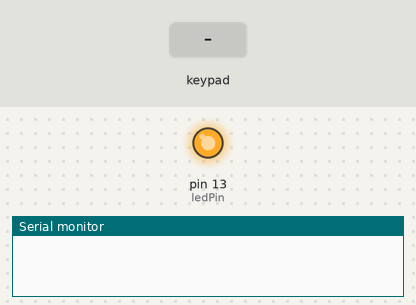
This sketch was run on a simulated Arduino Uno, built with avr-gcc and run on an emulated ATmega328P. Shown: output pins drawn as LEDs (lit = HIGH), the last lines printed to the serial monitor. The inputs (shaded band) are chosen by the test bench.

Above: at 1.8 s.
1.9 s: keypad keys 5 4 3 2 * pressed 1.172 s apart
At 6.9 s:
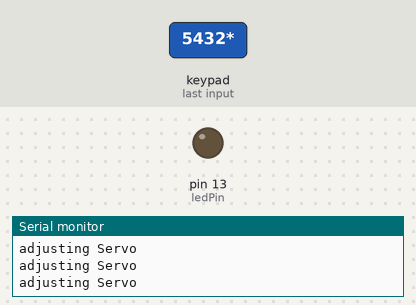
12.9 s: key '*' pressed
At 14.3 s:
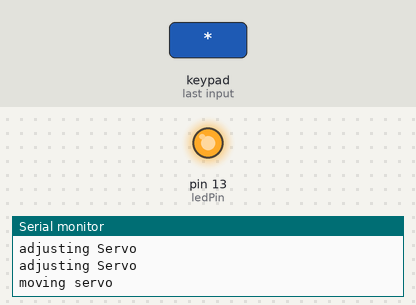
Timing chart, 0 to 15.9 s (numbered marks = the images above; inputs shaded):
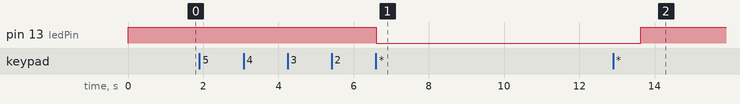

The sketch:

KeypadTestJuly10.ino
```cpp
/* @file EventSerialKeypad.pde
 || @version 1.0
 || @author Alexander Brevig
 || @contact alexanderbrevig@gmail.com
 ||
 || @description
 || | Demonstrates using the KeypadEvent.
 || #
 */
#include <Keypad.h>

const byte ROWS = 4; //four rows
const byte COLS = 3; //three columns
char keys[ROWS][COLS] = {
    {'1','2','3'},
    {'4','5','6'},
    {'7','8','9'},
    {'*','0','#'}
};

byte rowPins[ROWS] = {5, 4, 3, 2}; //connect to the row pinouts of the keypad
byte colPins[COLS] = {8, 7, 6}; //connect to the column pinouts of the keypad

Keypad keypad = Keypad( makeKeymap(keys), rowPins, colPins, ROWS, COLS );
byte ledPin = 13;

boolean blink = false;
boolean ledPin_state;
char IsProd = 'T';
void setup(){
    Serial.begin(9600);
    pinMode(ledPin, OUTPUT);              // Sets the digital pin as output.
    digitalWrite(ledPin, HIGH);           // Turn the LED on.
    ledPin_state = digitalRead(ledPin);   // Store initial LED state. HIGH when LED is on.
    keypad.addEventListener(keypadEvent); // Add an event listener for this keypad
}

void loop(){
 delay(20);

    char key = keypad.getKey();

    if (key) {
       // Serial.println(key);
       // Serial.println("line 45 printed");
    }
    if (blink){
        digitalWrite(ledPin,!digitalRead(ledPin));    // Change the ledPin from Hi2Lo or Lo2Hi.
        delay(100);
    }

    if(IsProd == 'T')
    {
   delay(1000);
key = keypad.getKey();
   delay(1000);
key = keypad.getKey();
   delay(1000);
key = keypad.getKey();
   delay(1000);
key = keypad.getKey();
   delay(1000);
key = keypad.getKey();
       if(key)
      {
        Serial.println("key from prod");
                Serial.println(key);
        }
      //Move the Servo
      Serial.println("moving servo");

    }
    else
    {
      Serial.println("adjusting Servo");
      if(key)
      {
                Serial.println(key);
        }


      }
}

// Taking care of some special events.
void keypadEvent(KeypadEvent key){
  //Serial.println("Keypad Event fired");
    switch (keypad.getState()){
    case PRESSED:
        if (key == '*') {
            digitalWrite(ledPin,!digitalRead(ledPin));
            ledPin_state = digitalRead(ledPin);        // Remember LED state, lit or unlit.
            IsProd = 'T';
        }
        else


        {
          IsProd = 'F';
        }
        break;

    case RELEASED:
        if (key == '*') {
            digitalWrite(ledPin,ledPin_state);    // Restore LED state from before it started blinking.
            blink = false;
        }
        else
        {
          IsProd = 'F';
        }
        break;

    case HOLD:
        if (key == '*') {
            blink = true;    // Blink the LED when holding the * key.
            IsProd = 'T';
        }
        else
        {
          IsProd = 'F';
        }
        break;

    }
}
```

Measured:
- after the input at 1.9 s, pin 13 (ledPin): HIGH → LOW after 4.7 s
- after the input at 12.9 s, pin 13 (ledPin): LOW → HIGH after 0.73 s
